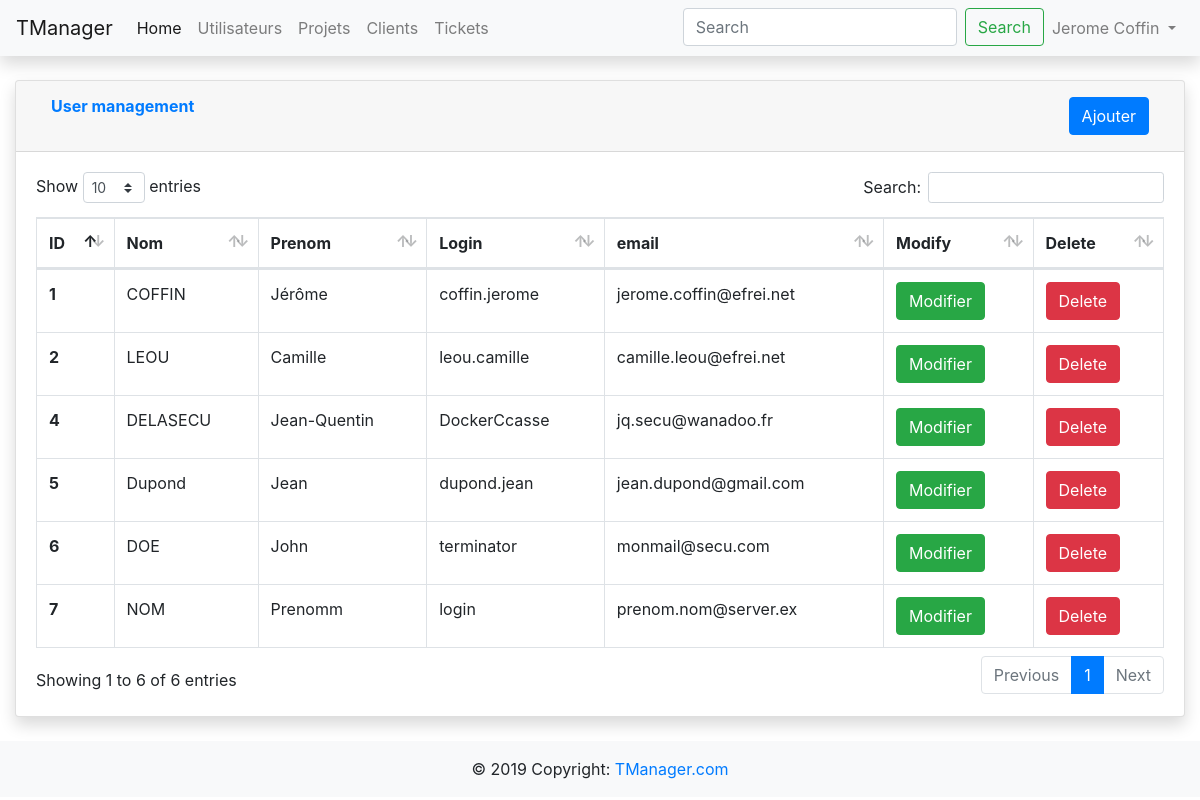
Before: /projet_web/gestion_utilisateur.php with the older database file.
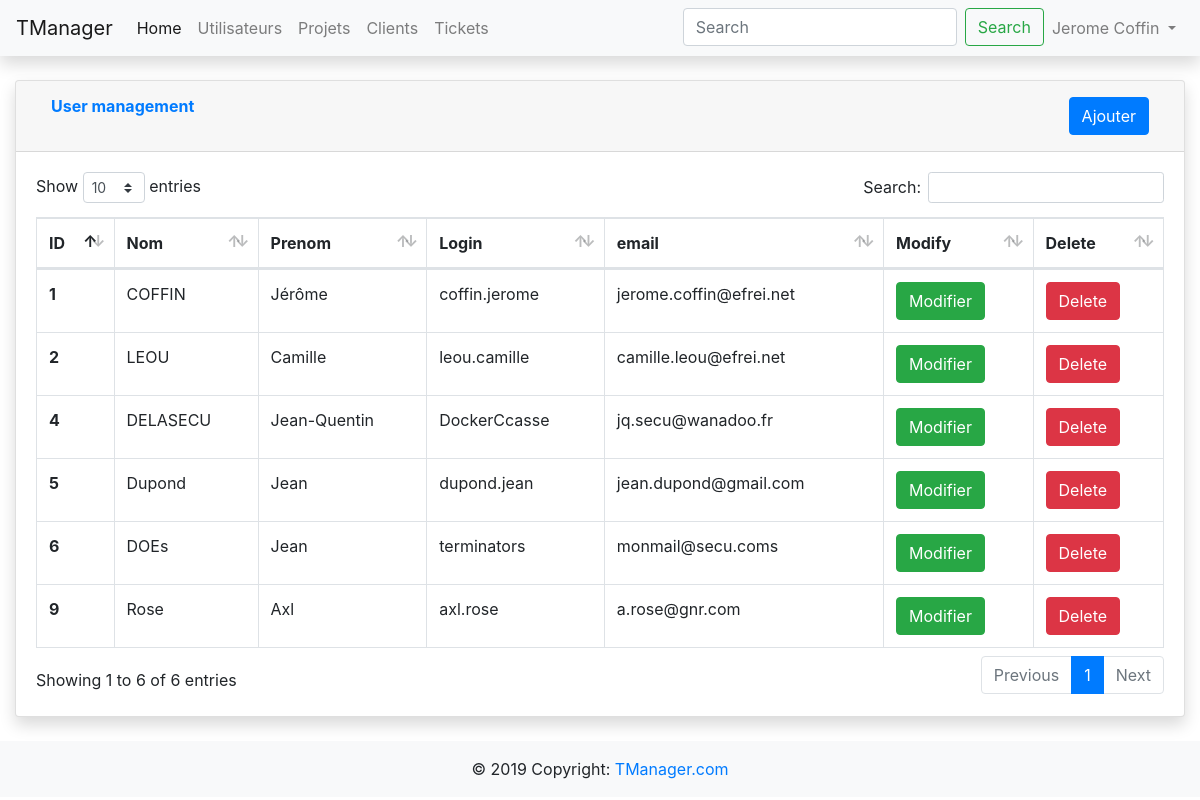
After: the same page with the newer database file.
### tables this page shows
CREATE TABLE `utilisateur` (
  `utilisateur_id` int(11) NOT NULL AUTO_INCREMENT,
  `utilisateur_nom` varchar(50) NOT NULL DEFAULT '',
  `utilisateur_prenom` varchar(50) NOT NULL DEFAULT '',
  `utilisateur_login` varchar(50) NOT NULL DEFAULT '',
  `utilisateur_pass` varchar(50) NOT NULL DEFAULT '',
  `utilisateur_email` varchar(50) NOT NULL DEFAULT '',
  `utilisateur_del` int(11) NOT NULL DEFAULT '0',
  PRIMARY KEY (`utilisateur_id`)
);

### projet_web/gestion_utilisateur.php (the view, shortened to what this page needs)
<!doctype html>
<html lang="en">
  <head>
    <link rel="stylesheet" href="bs431/css/bootstrap.min.css">
    <link href="vendor/datatables/dataTables.bootstrap4.min.css" rel="stylesheet">
  </head>
  <body>
    <?php include('navbar.php'); ?>
    <div class="container-fluid">
      <div class="card shadow mb-4">
        <div class="card-header py-3">
          <div class="container-fluid">
            <div class="row">
              <div class="col text-left">
                <h6 class="m-0 font-weight-bold text-primary">User management</h6>
              </div>
              <div class="col text-right">
                <button type="button" class="btn btn-primary" data-toggle="modal" data-target='#modalAjouterUtilisateurs'>
                  Ajouter
                </button>
              </div>
            </div>
          </div>
        </div>
        <div class="card-body">
          <div class="table-responsive">
            <table class="table table-bordered" id="dataTable" width="100%" cellspacing="0">
              <thead>
                <tr>
                  <th>ID</th>
                  <th>Nom</th>
                  <th>Prenom</th>
                  <th>Login</th>
                  <th>email</th>
                  <th>Modify</th>
                  <th>Delete</th>
                </tr>
              </thead>
              <tbody>
                <?php include('connexion_bdd.php'); ?>
                <?php
                $reponse = $bdd->query('SELECT * FROM utilisateur WHERE utilisateur_del = 0');
                while ($donnees = $reponse->fetch()){
                ?>
                <tr>
                  <th scope="row"><?php echo $donnees['utilisateur_id']; ?></th>
                  <td><?php echo $donnees['utilisateur_nom']; ?></td>
                  <td><?php echo $donnees['utilisateur_prenom']; ?></td>
                  <td><?php echo $donnees['utilisateur_login']; ?></td>
                  <td><?php echo $donnees['utilisateur_email']; ?></td>
                  <td>
                    <form action ="utilisateur/modifier_utilisateur.php" method="get">
                      <button type="submit" class="btn btn-success">Modifier</button>
                    </form>
                  </td>
                  <td>
                    <form action ="utilisateur/delete_utilisateur.php" method="get">
                      <button type="submit" class="btn btn-danger" onclick="return confirm('Voulez-vous vraiment suprimer cet utilisateur ?');" >Delete</button>
                    </form>
                  </td>
                </tr>
                <?php
                }
                ?>
              </tbody>
            </table>
          </div>
        </div>
      </div>
    </div>
    <?php include('footer.php'); ?>
  </body>
</html>

Changed rows visible on the page:
no longer on this page (row edited): utilisateur: utilisateur_id "7", utilisateur_nom "NOM", utilisateur_prenom "Prenomm", utilisateur_login "login", utilisateur_email "prenom.nom@server.ex"
changed utilisateur id 6: utilisateur_nom "DOE" → "DOEs"; utilisateur_prenom "John" → "Jean"; utilisateur_login "terminator" → "terminators"; utilisateur_email "monmail@secu.com" → "monmail@secu.coms"
added utilisateur: utilisateur_id "9", utilisateur_nom "Rose", utilisateur_prenom "Axl", utilisateur_login "axl.rose", utilisateur_email "a.rose@gnr.com"
